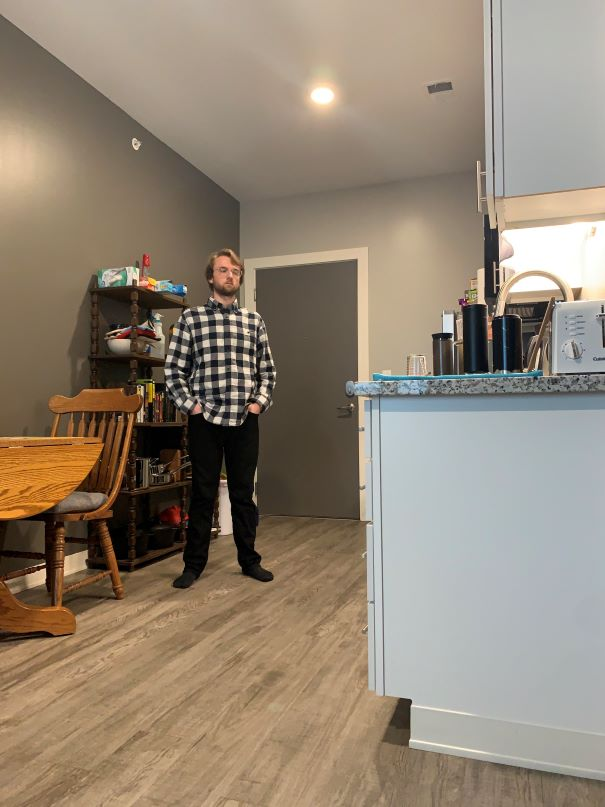
#> input picture imageTestingFiles/samplePictures/body.jpg, 605 x 807 px, given in place of the camera
$ python contours.py
#> lines starting #> are read from the running program, lines starting #| are printed output that depends on the picture; after the words box and inside, x2 and y2 are one past the last pixel; in counts of white or black regions, pixels touching at a corner belong together
import cv2
import numpy as np
import time

vid = cv2.VideoCapture(0)

while True:
    # Read frame from camera capture
    _, frame = vid.read()
#> frame is the input picture: shape (807, 605, 3); mean B, G, R 116.1, 132.7, 146.4

    # Convert to grayscale
    img_gray = cv2.cvtColor(frame, cv2.COLOR_BGR2GRAY)
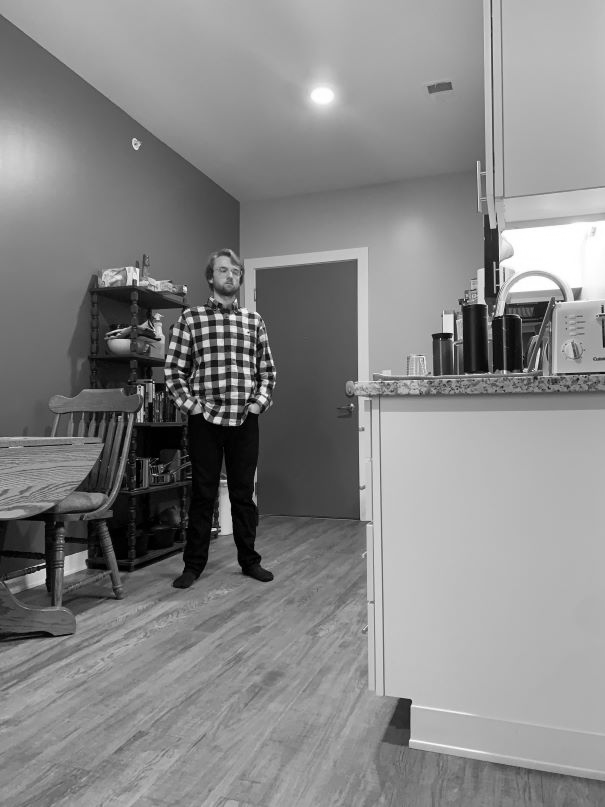
#> img_gray: shape (807, 605); min 0, max 255, mean 134.9

    # Threshold function, param is tunable
    threshold_param = 100
    ret, thresh = cv2.threshold(img_gray, threshold_param, 255, cv2.THRESH_BINARY)
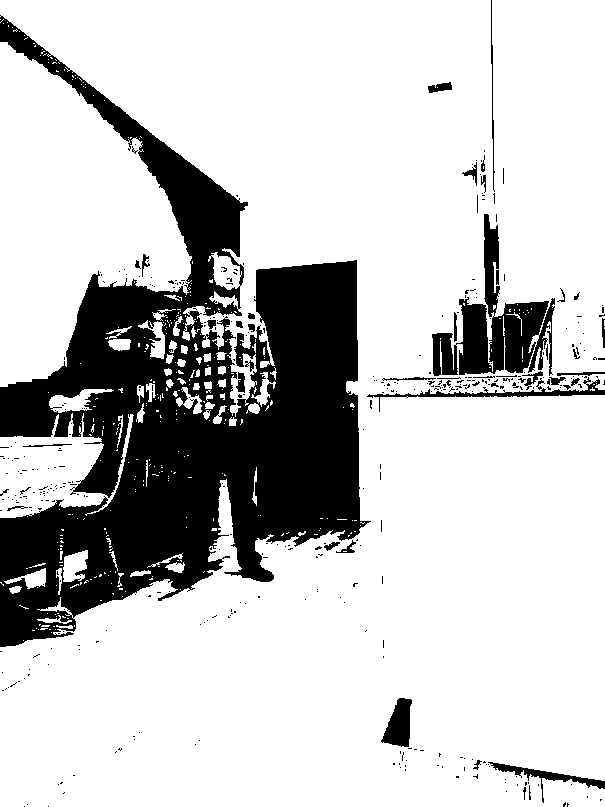
#> thresh: shape (807, 605); 78% white; 396 black regions (353 under 20 px)
#> ret = 100

    # Detect contours
    contours, hierarchy = cv2.findContours(image=thresh, mode=cv2.RETR_TREE, method=cv2.CHAIN_APPROX_NONE)
#> contours = 887 contours, 787 with area under 20; largest, box (x1, y1, x2, y2) and area: (0, 0, 605, 807) 336244, (0, 42, 192, 387) 38220, (0, 413, 134, 518) 7032, (455, 296, 550, 376) 5087, (483, 213, 501, 318) 1262

    # Draw contours on original image
    #image_copy= frame.copy()
    #cv2.drawContours(image=image_copy, contours=contours, contourIdx=-1, color=(0,255,0))

    # Draw contours on blank image
    all_contours_image = np.zeros((frame.shape[0], frame.shape[1], 3), dtype = np.uint8)
#> (the run stopped early here; a loop or call above may not have finished)

$ run again, on imageTestingFiles/samplePictures/handSmall.jpg
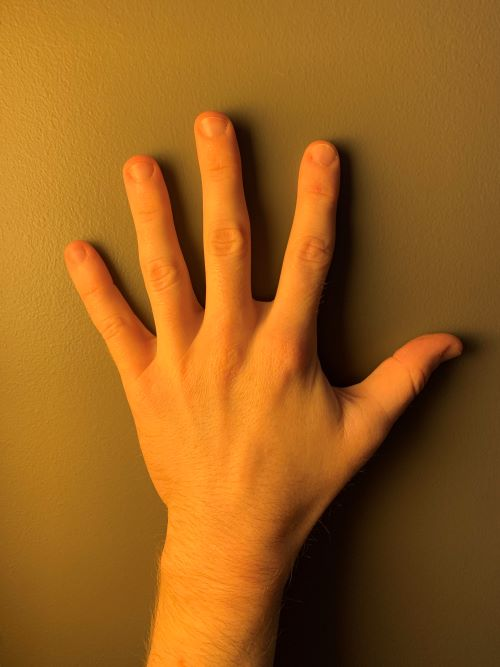
#> input picture imageTestingFiles/samplePictures/handSmall.jpg, 500 x 667 px, given in place of the camera
#> frame is the input picture: shape (667, 500, 3); mean B, G, R 28, 95.2, 152.7
#> `img_gray = cv2.cvtColor(frame, cv2.COLOR_BGR2GRAY)`:
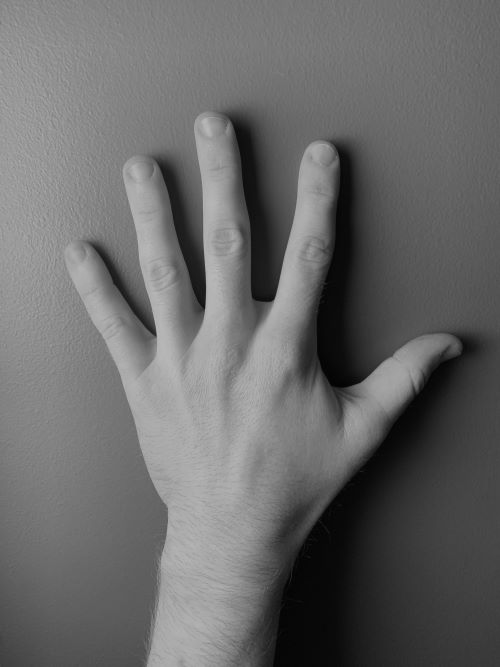
#> img_gray: shape (667, 500); min 2, max 189, mean 104.8
#> `ret, thresh = cv2.threshold(img_gray, threshold_param, 255, cv2.THRESH..`:
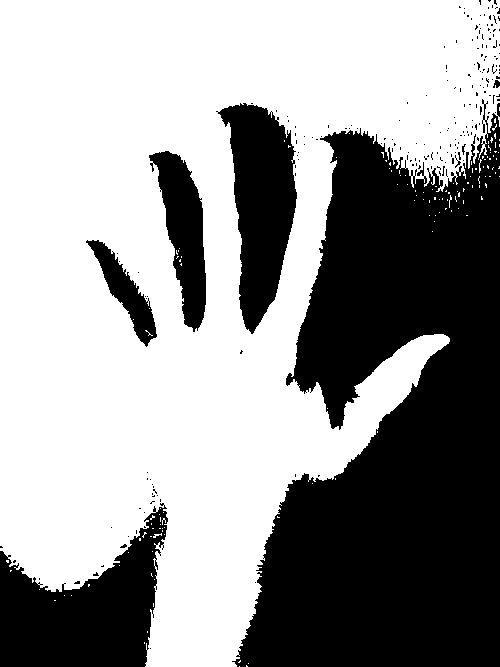
#> thresh: shape (667, 500); 60.3% white; 207 black regions (199 under 20 px)
#> ret = 100
#> contours = 383 contours, 362 with area under 20; largest, box (x1, y1, x2, y2) and area: (0, 0, 500, 667) 218114, (217, 102, 298, 335) 11056, (148, 150, 207, 333) 5500, (85, 239, 158, 348) 2456, (416, 161, 425, 177) 58
